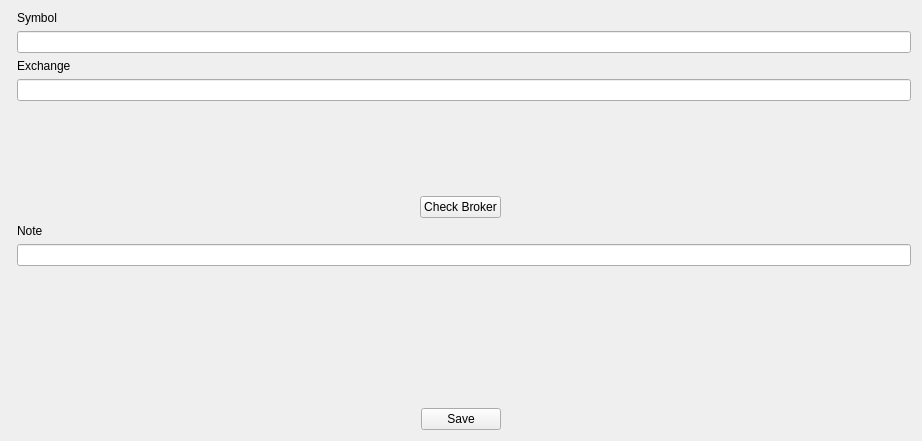
<?xml version="1.0" encoding="UTF-8"?>
<ui version="4.0">
 <class>Form</class>
 <widget class="QWidget" name="Form">
  <property name="geometry">
   <rect>
    <x>0</x>
    <y>0</y>
    <width>922</width>
    <height>441</height>
   </rect>
  </property>
  <property name="sizePolicy">
   <sizepolicy hsizetype="MinimumExpanding" vsizetype="MinimumExpanding">
    <horstretch>0</horstretch>
    <verstretch>0</verstretch>
   </sizepolicy>
  </property>
  <property name="windowTitle">
   <string>Add asset</string>
  </property>
  <layout class="QGridLayout" name="gridLayout">
   <item row="0" column="0">
    <layout class="QFormLayout" name="formLayout">
     <item row="1" column="1">
      <widget class="QLineEdit" name="symbolInput"/>
     </item>
     <item row="0" column="1">
      <widget class="QLabel" name="symbolLabel">
       <property name="sizePolicy">
        <sizepolicy hsizetype="Preferred" vsizetype="Fixed">
         <horstretch>0</horstretch>
         <verstretch>0</verstretch>
        </sizepolicy>
       </property>
       <property name="text">
        <string>Symbol</string>
       </property>
      </widget>
     </item>
     <item row="2" column="1">
      <widget class="QLabel" name="exchangeLabel">
       <property name="text">
        <string>Exchange</string>
       </property>
      </widget>
     </item>
     <item row="3" column="1">
      <widget class="QLineEdit" name="exchangeInput"/>
     </item>
    </layout>
   </item>
   <item row="4" column="0">
    <layout class="QFormLayout" name="formLayout_2">
     <item row="2" column="1">
      <widget class="QLineEdit" name="noteInput">
       <property name="enabled">
        <bool>true</bool>
       </property>
      </widget>
     </item>
     <item row="1" column="1">
      <widget class="QLabel" name="noteLabel">
       <property name="enabled">
        <bool>true</bool>
       </property>
       <property name="sizePolicy">
        <sizepolicy hsizetype="Preferred" vsizetype="Fixed">
         <horstretch>0</horstretch>
         <verstretch>0</verstretch>
        </sizepolicy>
       </property>
       <property name="text">
        <string>Note</string>
       </property>
      </widget>
     </item>
    </layout>
   </item>
   <item row="1" column="0" alignment="Qt::AlignHCenter">
    <widget class="QPushButton" name="checkBrokerButton">
     <property name="sizePolicy">
      <sizepolicy hsizetype="Fixed" vsizetype="Fixed">
       <horstretch>0</horstretch>
       <verstretch>0</verstretch>
      </sizepolicy>
     </property>
     <property name="text">
      <string>Check Broker</string>
     </property>
    </widget>
   </item>
   <item row="5" column="0" alignment="Qt::AlignHCenter">
    <widget class="QPushButton" name="saveButton">
     <property name="enabled">
      <bool>true</bool>
     </property>
     <property name="sizePolicy">
      <sizepolicy hsizetype="Fixed" vsizetype="Fixed">
       <horstretch>0</horstretch>
       <verstretch>0</verstretch>
      </sizepolicy>
     </property>
     <property name="text">
      <string>Save</string>
     </property>
    </widget>
   </item>
   <item row="2" column="0">
    <layout class="QGridLayout" name="tableBox"/>
   </item>
  </layout>
 </widget>
 <resources/>
 <connections/>
</ui>
